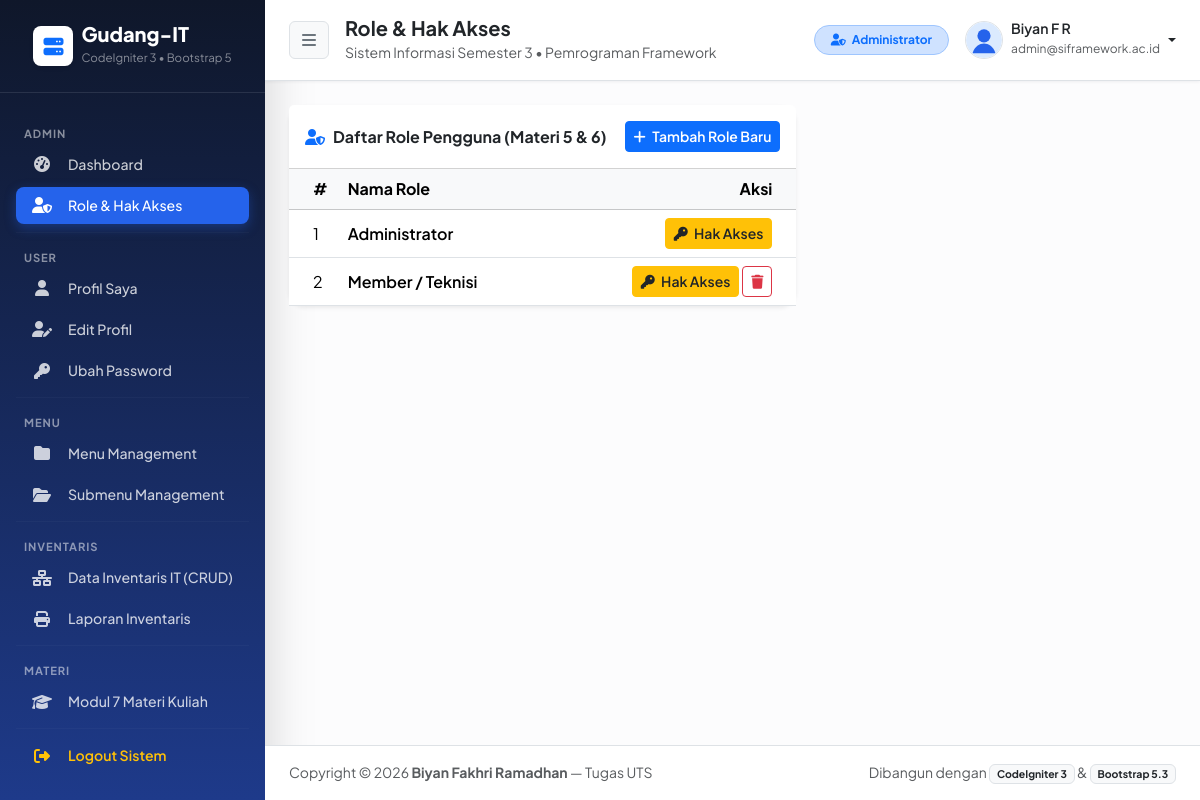
Page /index.php/admin/role (signed in) on the committed database.
### tables this page shows
CREATE TABLE `user_menu` (
  `id` int(11) NOT NULL AUTO_INCREMENT,
  `menu` varchar(128) NOT NULL,
  PRIMARY KEY (`id`)
);

CREATE TABLE `user_sub_menu` (
  `id` int(11) NOT NULL AUTO_INCREMENT,
  `menu_id` int(11) NOT NULL,
  `title` varchar(128) NOT NULL,
  `url` varchar(128) NOT NULL,
  `icon` varchar(128) NOT NULL,
  `is_active` int(1) NOT NULL DEFAULT 1,
  PRIMARY KEY (`id`),
  KEY `menu_id` (`menu_id`)
);

CREATE TABLE `user` (
  `id` int(11) NOT NULL AUTO_INCREMENT,
  `name` varchar(128) NOT NULL,
  `email` varchar(128) NOT NULL,
  `image` varchar(128) NOT NULL DEFAULT 'default.svg',
  `password` varchar(256) NOT NULL,
  `role_id` int(11) NOT NULL,
  `is_active` int(1) NOT NULL DEFAULT 1,
  `date_created` int(11) NOT NULL,
  PRIMARY KEY (`id`),
  UNIQUE KEY `email` (`email`)
);

CREATE TABLE `user_role` (
  `id` int(11) NOT NULL AUTO_INCREMENT,
  `role` varchar(128) NOT NULL,
  PRIMARY KEY (`id`)
);

### application/controllers/Admin.php (called while the page is built, shortened)
<?php
class Admin extends CI_Controller
{
    public function __construct()
    {
        is_logged_in();
        $this->load->model('Inventaris_model', 'inventaris');
    }
    public function role()
    {
        $data['title'] = 'Role & Hak Akses';
        $data['user'] = $this->db->get_where('user', ['email' => $this->session->userdata('email')])->row_array();
        $data['role'] = $this->db->get('user_role')->result_array();
        $this->form_validation->set_rules('role', 'Nama Role', 'required|trim');
        if ($this->form_validation->run() == false) {
            $this->load->view('templates/header', $data);
            $this->load->view('templates/sidebar', $data);
            $this->load->view('templates/topbar', $data);
            $this->load->view('admin/role', $data);
            $this->load->view('templates/footer');
        }
    }
}

### index.php (called while the page is built, shortened)
<?php
require_once BASEPATH . 'core/CodeIgniter.php';

### application/helpers/wpu_helper.php (called while the page is built, shortened)
<?php
function is_logged_in()
{
    $ci = get_instance();
    if (!$ci->session->userdata('email')) {
        redirect('auth');
    } else {
        $menu = ucfirst(strtolower((string)$ci->uri->segment(1)));
        $queryMenu = $ci->db->get_where('user_menu', ['menu' => $menu])->row_array();
    }
}

### application/views/admin/role.php (the view, shortened to what this page needs)
<div class="row">
    <div class="col-lg-7">
        <div class="card border-0 shadow-sm rounded-4">
            <div class="card-header bg-white py-3 d-flex justify-content-between align-items-center">
                <h6 class="m-0 fw-bold text-dark"><i class="fas fa-user-shield text-primary me-2"></i>Daftar Role Pengguna (Materi 5 &amp; 6)</h6>
                <button class="btn btn-primary btn-sm fw-semibold" data-bs-toggle="modal" data-bs-target="#newRoleModal">
                    <i class="fas fa-plus me-1"></i> Tambah Role Baru
                </button>
            </div>
            <div class="card-body p-0">
                <table class="table table-hover align-middle mb-0">
                    <thead class="table-light">
                        <tr>
                            <th class="ps-4" width="10%">#</th>
                            <th>Nama Role</th>
                            <th class="text-end pe-4">Aksi</th>
                        </tr>
                    </thead>
                    <tbody>
                        <?php $i = 1; foreach ($role as $r) : ?>
                        <tr>
                            <td class="ps-4"><?= $i++; ?></td>
                            <td class="fw-semibold"><?= $r['role']; ?></td>
                            <td class="text-end pe-4">
                                <a href="<?= base_url('admin/roleaccess/') . $r['id']; ?>" class="btn btn-warning btn-sm text-dark fw-semibold">
                                    <i class="fas fa-key me-1"></i> Hak Akses
                                </a>
                                <?php if ($r['id'] != 1) : ?>
                                <a href="<?= base_url('admin/deleterole/') . $r['id']; ?>" class="btn btn-outline-danger btn-sm" onclick="return confirm('Yakin ingin menghapus role ini?');">
                                    <i class="fas fa-trash"></i>
                                </a>
                                <?php endif; ?>
                            </td>
                        </tr>
                        <?php endforeach; ?>
                    </tbody>
                </table>
            </div>
        </div>
    </div>
</div>

### application/views/templates/sidebar.php
<aside id="sidebar-wrapper" class="sidebar-gradient text-white shadow-lg">
    <div class="sidebar-brand d-flex align-items-center justify-content-center py-4 px-3 border-bottom border-white border-opacity-10">
        <div class="brand-icon bg-white text-primary rounded-3 d-flex align-items-center justify-content-center me-2 shadow-sm" style="width:40px;height:40px;">
            <i class="fas fa-server fa-lg"></i>
        </div>
        <div class="text-start">
            <div class="fw-extrabold fs-5 lh-1 tracking-tight">Gudang-IT</div>
            <small class="text-white-50" style="font-size: 0.72rem;">CodeIgniter 3 &bull; Bootstrap 5</small>
        </div>
    </div>
    <div class="sidebar-nav px-3 py-3">
        <?php
        $role_id = $this->session->userdata('role_id');
        $queryMenu = "SELECT `user_menu`.`id`, `menu`
                        FROM `user_menu` JOIN `user_access_menu`
                          ON `user_menu`.`id` = `user_access_menu`.`menu_id`
                       WHERE `user_access_menu`.`role_id` = $role_id
                    ORDER BY `user_access_menu`.`menu_id` ASC";
        $menu = $this->db->query($queryMenu)->result_array();
        ?>
        <?php foreach ($menu as $m) : ?>
            <div class="sidebar-heading text-uppercase fw-bold text-white-50 mt-3 mb-1 px-2" style="font-size: 0.70rem; letter-spacing: 0.08em;">
                <?= $m['menu']; ?>
            </div>
            <?php
            $menuId = $m['id'];
            $querySubMenu = "SELECT *
                               FROM `user_sub_menu` JOIN `user_menu`
                                 ON `user_sub_menu`.`menu_id` = `user_menu`.`id`
                              WHERE `user_sub_menu`.`menu_id` = $menuId
                                AND `user_sub_menu`.`is_active` = 1";
            $subMenu = $this->db->query($querySubMenu)->result_array();
            ?>
            <?php foreach ($subMenu as $sm) : ?>
                <?php $isActive = ($title == $sm['title']) ? 'active' : ''; ?>
                <a href="<?= base_url($sm['url']); ?>" class="nav-link-sidebar d-flex align-items-center rounded-3 px-3 py-2 mb-1 text-decoration-none <?= $isActive; ?>">
                    <i class="<?= $sm['icon']; ?> me-3 text-center" style="width: 20px;"></i>
                    <span class="fw-medium" style="font-size: 0.88rem;"><?= $sm['title']; ?></span>
                </a>
            <?php endforeach; ?>
            <hr class="border-white border-opacity-10 my-2">
        <?php endforeach; ?>
        <a href="<?= base_url('auth/logout'); ?>" class="nav-link-sidebar d-flex align-items-center rounded-3 px-3 py-2 mt-2 text-decoration-none text-warning" data-bs-toggle="modal" data-bs-target="#logoutModal">
            <i class="fas fa-fw fa-sign-out-alt me-3 text-center" style="width: 20px;"></i>
            <span class="fw-semibold" style="font-size: 0.88rem;">Logout Sistem</span>
        </a>
    </div>
</aside>

### application/views/templates/topbar.php (shortened to what this page needs)
<div id="page-content-wrapper" class="w-100 d-flex flex-column min-vh-100">
      <nav class="navbar navbar-expand-lg navbar-light bg-white border-bottom shadow-xs px-4 py-3 sticky-top no-print">
          <div class="d-flex align-items-center">
              <button class="btn btn-light border me-3" id="sidebarToggle" title="Toggle Menu">
                  <i class="fas fa-bars text-secondary"></i>
              </button>
              <div>
                  <h5 class="mb-0 fw-bold text-dark"><?= $title; ?></h5>
                  <small class="text-muted">Sistem Informasi Semester 3 &bull; Pemrograman Framework</small>
              </div>
          </div>
          <div class="ms-auto d-flex align-items-center gap-3">
              <span class="badge <?= ($user['role_id'] == 1) ? 'bg-primary-subtle text-primary border border-primary-subtle' : 'bg-success-subtle text-success border border-success-subtle'; ?> px-3 py-2 rounded-pill d-none d-md-inline-block">
                  <i class="fas <?= ($user['role_id'] == 1) ? 'fa-user-shield' : 'fa-user-cog'; ?> me-1"></i>
                  <?= ($user['role_id'] == 1) ? 'Administrator' : 'Member / Teknisi'; ?>
              </span>
              <div class="dropdown">
                  <a class="d-flex align-items-center text-decoration-none dropdown-toggle text-dark" href="#" role="button" data-bs-toggle="dropdown">
                      <img src="<?= base_url('assets/img/' . $user['image']); ?>" alt="Profile" class="rounded-circle border me-2" width="38" height="38">
                      <div class="d-none d-sm-block text-start me-1">
                          <div class="fw-semibold lh-1" style="font-size:0.88rem;"><?= $user['name']; ?></div>
                          <small class="text-muted" style="font-size:0.75rem;"><?= $user['email']; ?></small>
                      </div>
                  </a>
              </div>
          </div>
      </nav>
      <main class="container-fluid px-4 py-4 flex-grow-1">

### assets/css/style.css (style rules this page uses)
body { font-family: 'Plus Jakarta Sans', -apple-system, BlinkMacSystemFont, sans-serif; background-color: #f4f7fe; color: #1e293b; }
.fw-extrabold { font-weight: 800; }
.shadow-xs { box-shadow: 0 1px 3px rgba(15, 23, 42, 0.06); }
#sidebar-wrapper { min-height: 100vh; width: 265px; flex-shrink: 0; background: linear-gradient(180deg, #0f172a 0%, #1e3a8a 100%); transition: margin 0.25s ease-out; }
.nav-link-sidebar { color: rgba(255, 255, 255, 0.78); transition: all 0.18s ease; }
.nav-link-sidebar.active { color: #ffffff; background-color: #2563eb; font-weight: 700; box-shadow: 0 4px 12px rgba(37, 99, 235, 0.35); }

### rows in the picture
user_menu: menu "ADMIN"
user_sub_menu: title "Dashboard"
user_sub_menu: title "Role & Hak Akses"
user_menu: menu "USER"
user_sub_menu: title "Profil Saya"
user_sub_menu: title "Edit Profil"
user_sub_menu: title "Ubah Password"
user_menu: menu "MENU"
user_sub_menu: title "Menu Management"
user_sub_menu: title "Submenu Management"
user_menu: menu "INVENTARIS"
user_sub_menu: title "Data Inventaris IT (CRUD)"
user_sub_menu: title "Laporan Inventaris"
user_menu: menu "MATERI"
user_sub_menu: title "Modul 7 Materi Kuliah"
user: image (placeholder picture), name "Biyan F R", email "admin@siframework.ac.id"
user_role: role "Administrator"
user_role: role "Member / Teknisi"

### other values in the picture
$title "Role & Hak Akses"
